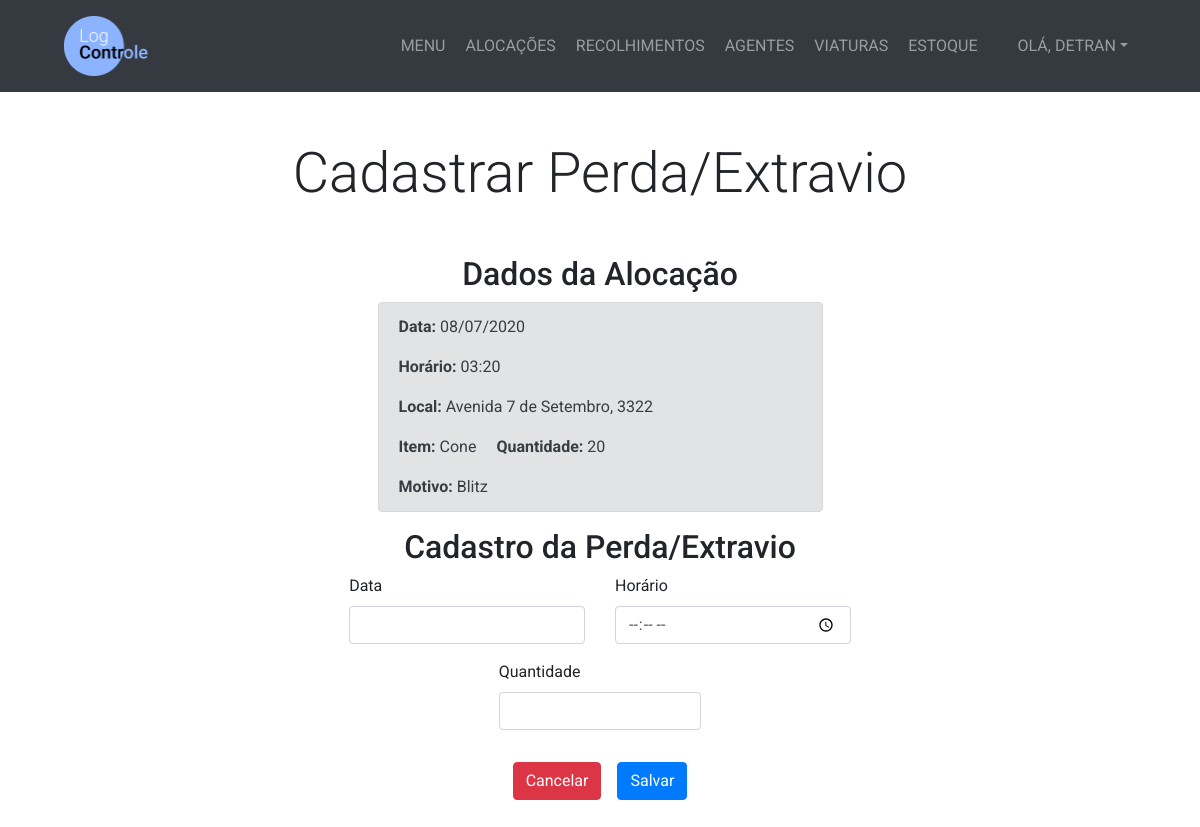
Page /estoque/itens-perdidos-extraviados/32/cadastrar/ (signed in) on the earlier database version.
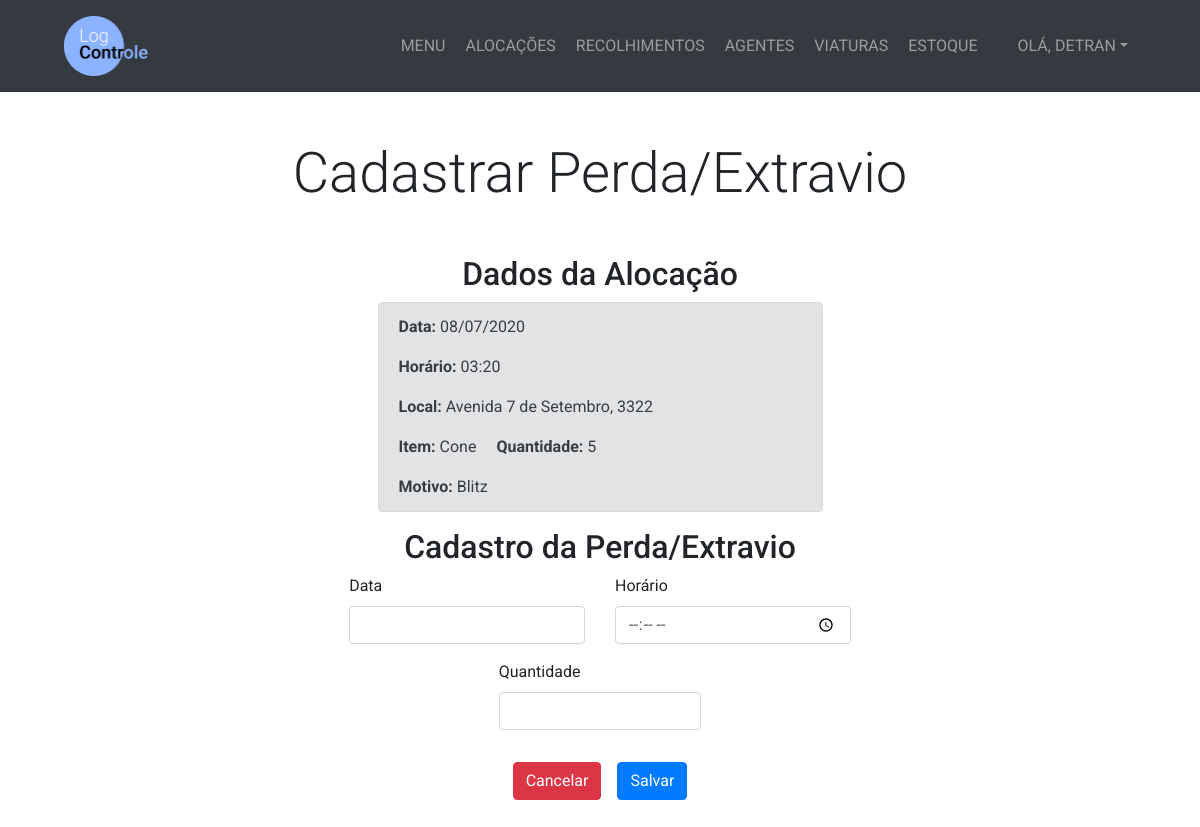
Same page on the later database version.
### management/models.py (models this page shows, shortened)
class Alocacao(models.Model):
    TURNO_CHOICES = (
        ('Manhã', 'Manhã'),
        ('Tarde', 'Tarde'),
        ('Noite', 'Noite'),
        ('Madrugada', 'Madrugada')
    )
    STATUS_CHOICES = (
        ('Aberto', 'Aberto'),
        ('Fechado', 'Fechado'),
        ('Desativado', 'Desativado')
    )
    data = models.DateField()
    horario = models.TimeField()
    item = models.ForeignKey(Item, on_delete=models.PROTECT)
    quantidade = models.IntegerField()
    turno = models.CharField(max_length=10, choices=TURNO_CHOICES)
    viatura = models.ForeignKey(Viatura, on_delete=models.PROTECT, blank=True, null=True)
    rua = models.CharField(max_length=200)
    numero = models.CharField(max_length=10)
    bairro = models.CharField(max_length=25)
    complemento = models.CharField(max_length=25, blank=True)
    motivo = models.CharField(max_length=100, blank=True)
    cadastrador = models.ForeignKey(User, on_delete=models.PROTECT)
    status = models.CharField(max_length=11, choices=STATUS_CHOICES, default='Fechado')

class Item(models.Model):
    nome = models.CharField(max_length=100)

### management/views.py (the view, shortened to what this page needs)
# urls.py: path('estoque/itens-perdidos-extraviados/<int:pk_alocacao>/cadastrar/', views.cadastrar_item_perdido, name='cadastrar_item_perdido'),
@login_required
def cadastrar_item_perdido(request, pk_alocacao):
    alocacao = get_object_or_404(Alocacao, pk=pk_alocacao)
    if request.method == 'GET':
        return render(request, 'management/cadastrar_item_perdido.html', {'formulario':FormPerda(), 'alocacao':alocacao})

### management/forms.py
class FormPerda(ModelForm):
    class Meta:
        model = ItemPerdidoExtraviado
        fields = ['data', 'horario', 'quantidade']
    data = forms.DateField(
        widget=forms.DateInput(format='%d/%m/%Y'),
        input_formats=('%d/%m/%Y', )
    )

### management/templates/management/cadastrar_item_perdido.html (shortened to what this page needs)
{% extends 'management/base.html' %}
{% block content %}
  <section class="py-5">
    <div class="container">
      <h1 class="display-4 text-center mb-5">Cadastrar Perda/Extravio</h1>
      <div class="row justify-content-center">
        <div class="col-lg-5">
          <h2 class="text-center">Dados da Alocação</h2>
          <div class="alert alert-secondary">
            <p><strong>Data:</strong> {{ alocacao.data|date:'d/m/Y' }}</p>
            <p><strong>Horário:</strong> {{ alocacao.horario|date:'H:i' }}</p>
            <p><strong>Local:</strong> {{ alocacao.rua }}, {{ alocacao.numero }}</p>
            <p>
              <span class="mr-3"><strong>Item:</strong> {{ alocacao.item.nome }}</span>
              <span><strong>Quantidade:</strong> {{ alocacao.quantidade }}</span>
            </p>
            <p class="mb-0"><strong>Motivo:</strong> {{ alocacao.motivo }}</p>
          </div>
          <h2 class="text-center">Cadastro da Perda/Extravio</h2>
        </div>
      </div>
      <div class="row justify-content-center">
        <form method="POST" autocomplete="off">
          <div class="d-flex justify-content-center">
            <div class="col-lg-8">
              <div class="form-group">
                <label for="data">Data</label>
                <input type="text" name="data" id="data" class="form-control">
              </div>
            </div>
            <div class="col-lg-8">
              <div class="form-group">
                <label for="horario">Horário</label>
                <input type="time" name="horario" class="form-control">
              </div>
            </div>
          </div>
          <div class="col-lg-7 mx-auto">
            <div class="form-group">
              <label for="quantidade">Quantidade</label>
              <input type="number" name="quantidade" class="form-control" min="1" max="{{ alocacao.quantidade }}">
            </div>
          </div>
          <div class="d-flex justify-content-center">
            <a href="{% url 'menu_item_perdido' %}" class="btn btn-danger mt-3 mr-3">Cancelar</a>
            <button type="submit" class="btn btn-primary mt-3">Salvar</button>
          </div>
        </form>
      </div>
    </div>
  </section>
{% endblock %}

Differences in the rows shown:
changed Alocacao "Avenida 7 de Setembro": quantidade "20" → "5"
